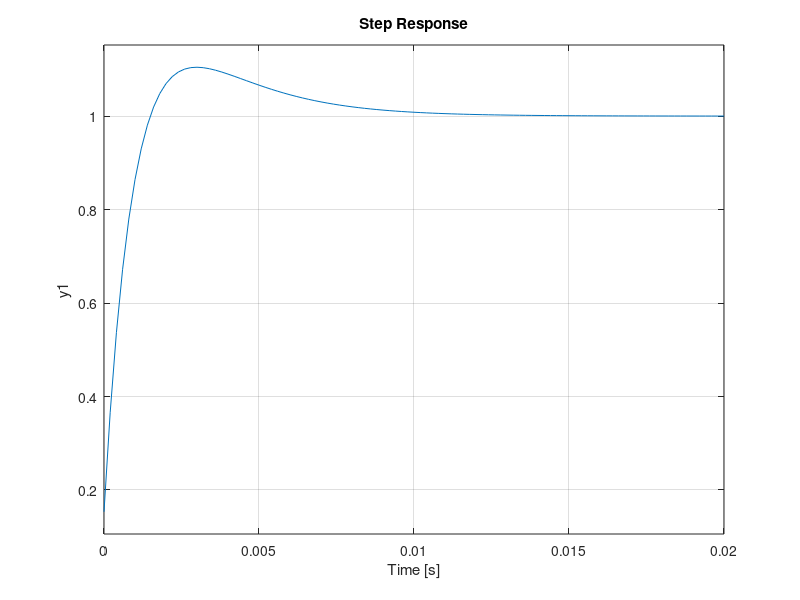
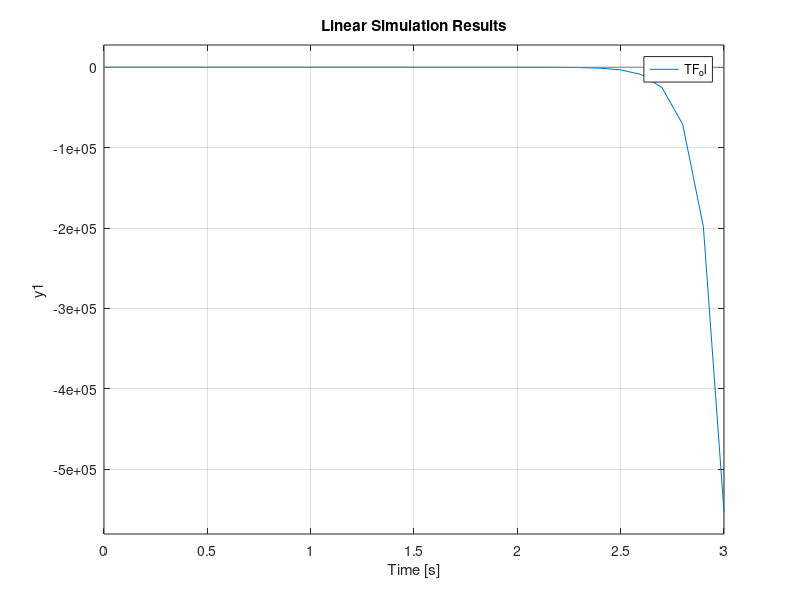
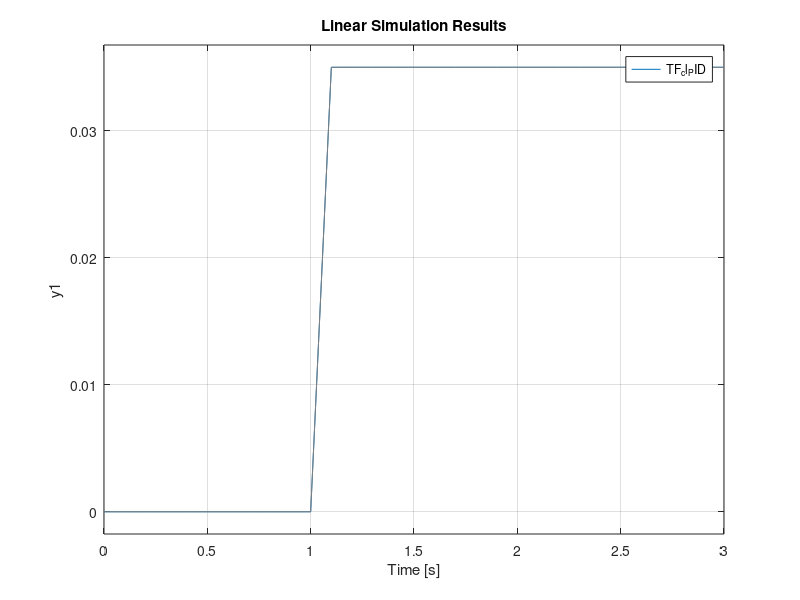

Here is the MATLAB script that generated these plots, in order:
%%
clear all
clc
%% Costanti
R = 0.0325;         % [m] Raggio della ruota
m_wa = 0.026*2;       % [kg] Massa della ruota assemblata
%J_w = 0.0000241;    % [kg*m^2] Momento di inerzia della ruota assemblata
J_w = 0.0000211;    % [kg*m^2] Momento di inerzia della ruota assemblata
l = 0.05;           % [m] Distanza tra centro ruota e centro massa del corpo
%m_b = 0.660;        % [kg] Massa del corpo
m_b = 0.648;        % [kg] Massa del corpo
%J_b = 0.001304;     % [km*m^2] Momento di inerzia del corpo
J_b = 0.0003421;     % [km*m^2] Momento di inerzia del corpo
g = 9.81;           % [m/s^2]

%% Coefficienti
M = m_b + 2*(m_wa+(J_w/R^2)) - ( (m_b*l)^2/((m_b*l^2)+J_b) );
J = J_b + m_b*l^2 - ( (m_b*l)^2/(m_b+2*(m_wa+J_w/R^2)) );

C1 = 1/M * ( g*(m_b*l)^2/((m_b*l^2)+J_b) );
C2 = 2/M * ( 1/R + (m_b*l)/((m_b*l^2)+J_b) );
C3 = m_b*g*l/J;
C4 = 2/(J*R) * ( R+ (m_b*l)/(m_b+2*(m_wa+(J_w/R^2))) );

%% Open-Loop Transfer Function
s=tf('s');
TF_ol = (-s*R*C4)/(C2*s^2 + C1*C4 - C2*C3)

poles_ol = pole(TF_ol)
figure(1)
subplot(1,3,1);
step(TF_ol)

%% Open-Loop Discrete Transfer Function
TF_ol_d = c2d(TF_ol,0.001,'tustin')

%% Closed-Loop Transfer Function (without PID)
TF_cl_woutPID = feedback(TF_ol, 1)
poles_cl = pole(TF_cl_woutPID)
subplot(1,3,2);
step(TF_cl_woutPID)

%% PID controller
%Tuning dei valori tramite PID Tuner
Kp = -2640.80941826754;
Ki = -809301.124872752;
Kd = -0.289054575787711;

PID = pid(Kp, Ki, Kd);

%% Closed-Loop Transfer Function (with PID)
TF_cl_PID = feedback(TF_ol*PID, 1)
poles_cl_PID = pole(TF_cl_PID)
subplot(1,3,3);
step(TF_cl_PID)

%% Closed-Loop Transfer Function (with PID_generated)
% TF_cl_PID = feedback(TF_ol*C, 1)
% poles_cl_PID = pole(TF_cl_PID)
% figure(5)
% step(TF_cl_PID)
%%
t = 0:0.1:3;
theta_set = 0.035;      % 2 gradi
theta_set_vec = [zeros(1,11), ones(1,length(t)-11)*theta_set];
figure(2);
lsim(TF_ol,theta_set_vec,t)
figure(3);
lsim(TF_cl_PID,theta_set_vec,t)

